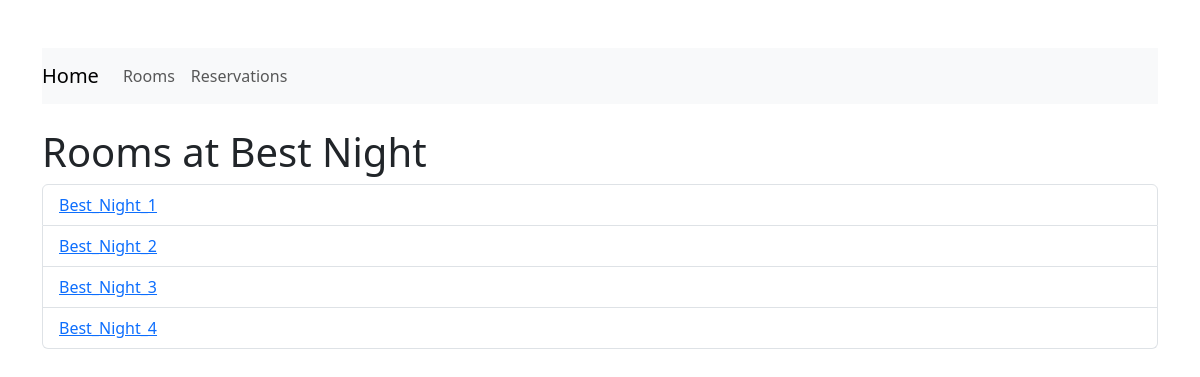
/hotel_rooms/2, run on the app's committed database.
### models.py (models this page shows, shortened)
class Hotel(db.Model):
    __tablename__ = 'hotel'
    ID_hotel = db.Column(db.Integer, primary_key=True, autoincrement=True)
    nom_hotel = db.Column(db.String(100), nullable=False)
    ID_type_hotel = db.Column(db.Integer, db.ForeignKey('type_hotel.ID_type_hotel'), nullable=False)
    type_hotel = db.relationship('TypeHotel', backref='hotels')

class Chambre(db.Model):
    __tablename__ = 'chambre'
    ID_chambre = db.Column(db.Integer, primary_key=True, autoincrement=True)
    nom_chambre = db.Column(db.String(100), nullable=False)
    ID_type_chambre = db.Column(db.Integer, db.ForeignKey('type_chambre.ID_type_chambre'), nullable=False)
    ID_hotel = db.Column(db.Integer, db.ForeignKey('hotel.ID_hotel'), nullable=False)
    type_chambre = db.relationship('TypeChambre', backref='chambres')
    hotel = db.relationship('Hotel', backref='chambres')

### app.py (the view)
@app.route('/hotel_rooms/<int:hotel_id>')
def hotel_rooms(hotel_id):
    hotel = Hotel.query.get_or_404(hotel_id)  # Récupère l'hôtel par son ID
    rooms = Chambre.query.filter_by(ID_hotel=hotel_id).all()  # Récupère les chambres de cet hôtel
    return render_template('hotel_rooms.html', hotel=hotel, rooms=rooms)

### templates/hotel_rooms.html (shortened to what this page needs)
{% extends "base.html" %}
{% block content %}
    <h1>Rooms at {{ hotel.nom_hotel }}</h1>
    <ul class="list-group">
        {% for room in rooms %}
            <li class="list-group-item">
                <a href="{{ url_for('book_room', room_id=room.ID_chambre) }}">
                    {{ room.nom_chambre }}
                </a>
            </li>
        {% endfor %}
    </ul>
{% endblock %}

### data on the page
Hotel: nom_hotel "Best Night"
Chambre: nom_chambre "Best_Night_1"
Chambre: nom_chambre "Best_Night_2"
Chambre: nom_chambre "Best_Night_3"
Chambre: nom_chambre "Best_Night_4"
